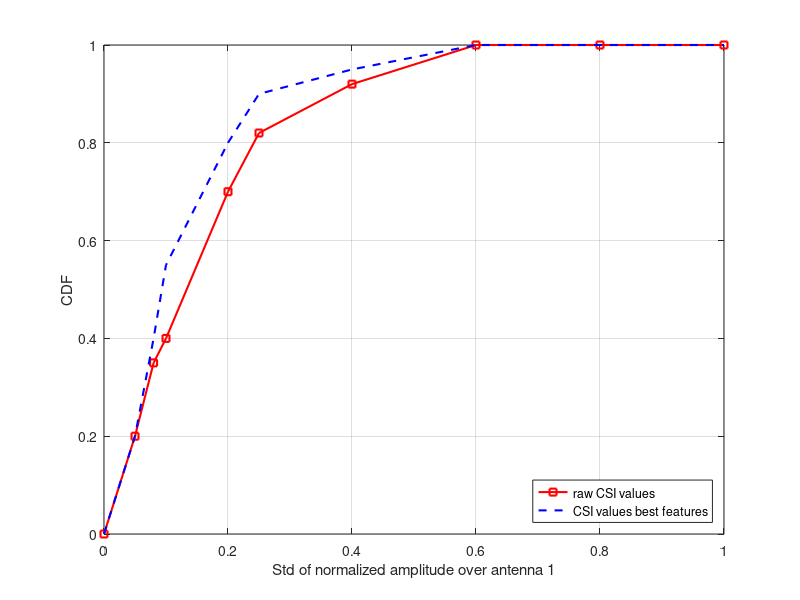

Source code (MATLAB):
clc;clear;
std_csi=[0,0.05,0.08,0.1,0.2,0.25,0.4,0.6,0.8,1]
CDF=[0,0.2,0.4,0.55,0.8,0.9,0.95,1,1,1]
std_csi_raw=[0,0.05,0.08,0.1,0.2,0.25,0.4,0.6,0.8,1]
CDF_raw=[0,0.2,0.35,0.4,0.7,0.82,0.92,1,1,1]
plot([std_csi_raw],[CDF_raw],'-rs','LineWidth',1.5,...
    'MarkerSize',5)
ylim([0 1])
grid on
ylabel('CDF')
xlabel('Std of normalized amplitude over antenna 1')
hold on
plot([std_csi],[CDF],'--b','LineWidth',1.5,...
    'MarkerSize',5)
legend('raw CSI values','CSI values best features','Location','southeast')

